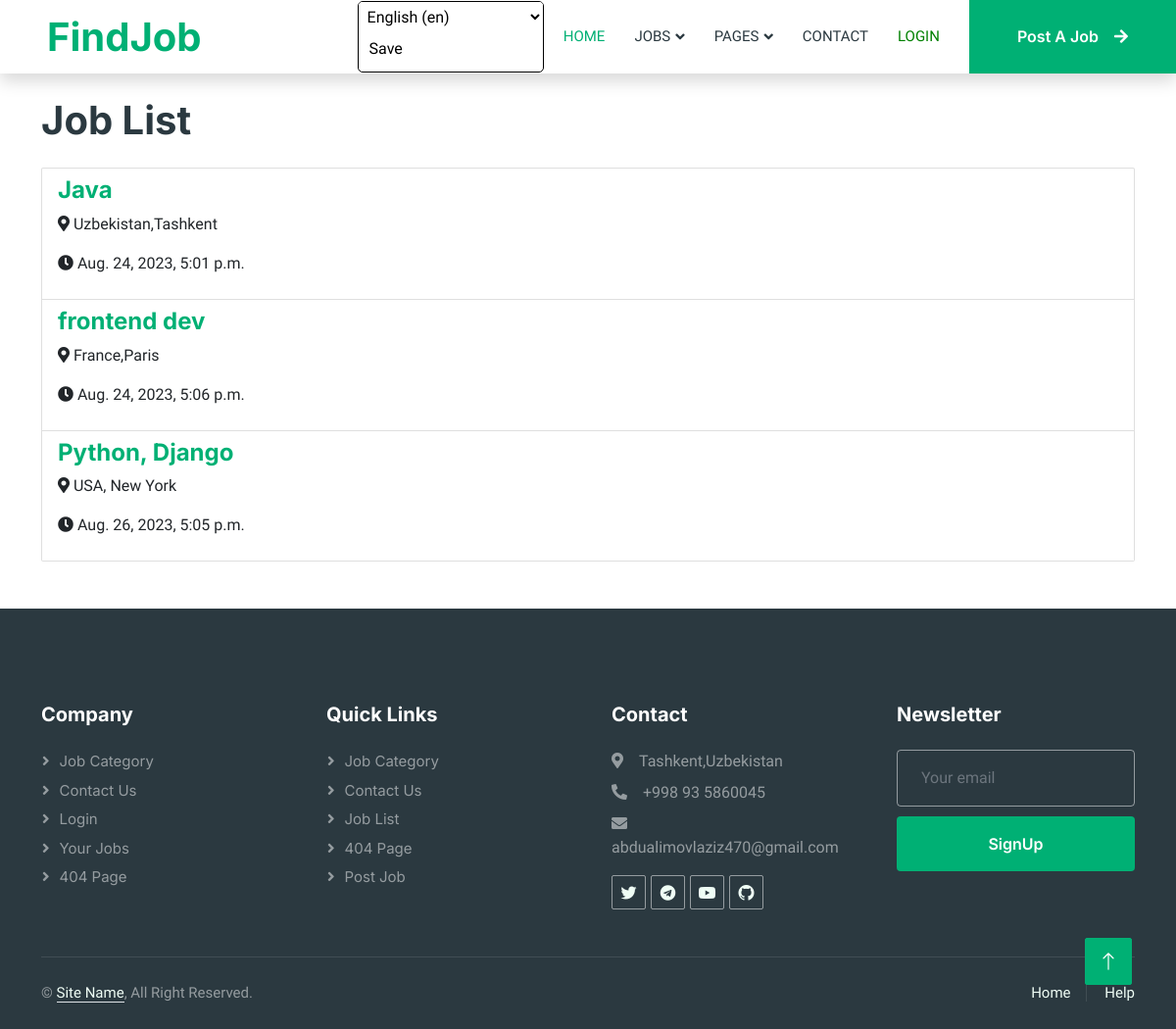
Screenshot of /job_list/ with the database file from the repository.
### job_app/models.py (models this page shows, shortened)
class Job(models.Model):
    title = models.CharField(max_length=200)
    description = models.TextField()
    location = models.CharField(max_length=100)
    salary = models.CharField(max_length=155)
    category = models.ForeignKey(Category, on_delete=models.CASCADE, null=True)
    contact = models.CharField(max_length=200)
    created_at = models.DateTimeField(default=timezone.now)
    user = models.ForeignKey(User, on_delete=models.CASCADE)

### job_app/views.py (the view)
# urls.py: path("job_list/", job_list, name='job_list'),
def job_list(request):
    jobs = Job.objects.all()
    return render(request, 'home/job-list.html', {'jobs': jobs})

### templates/home/job-list.html
{% extends 'home/base.html' %}
{% load static %}
{% load i18n %}
{% block content %}
    <div class="container">
        <h1 class="mt-4 mb-4">{% blocktrans %}Job List{% endblocktrans %}</h1>
        <ul class="list-group">
            {% for job in jobs %}
                <li class="list-group-item">
                    <div class="row">
                        <div class="col-md-8">
                            <h4><a href="{% url 'job_detail' job.id %}">{{ job.title }}</a></h4>
                            <p><i class="fas fa-map-marker-alt"></i> {{ job.location }}</p>
                            <p><i class="fas fa-clock"></i> {{ job.created_at }}</p>
                        </div>
                    </div>
                </li>
            {% endfor %}
        </ul>
    </div>
{% endblock content %}

### static/css/style.css (style rules this page uses)
:root { --primary: #00B074; --secondary: #2B9BFF; --light: #EFFDF5; --dark: #2B3940; }

### rows the page displays
Job: title "Java", location "Uzbekistan,Tashkent", created_at "Aug. 24, 2023, 5:01 p.m."
Job: title "frontend dev", location "France,Paris", created_at "Aug. 24, 2023, 5:06 p.m."
Job: title "Python, Django", location "USA, New York", created_at "Aug. 26, 2023, 5:05 p.m."

### other values shown
form field language "English (en)"
